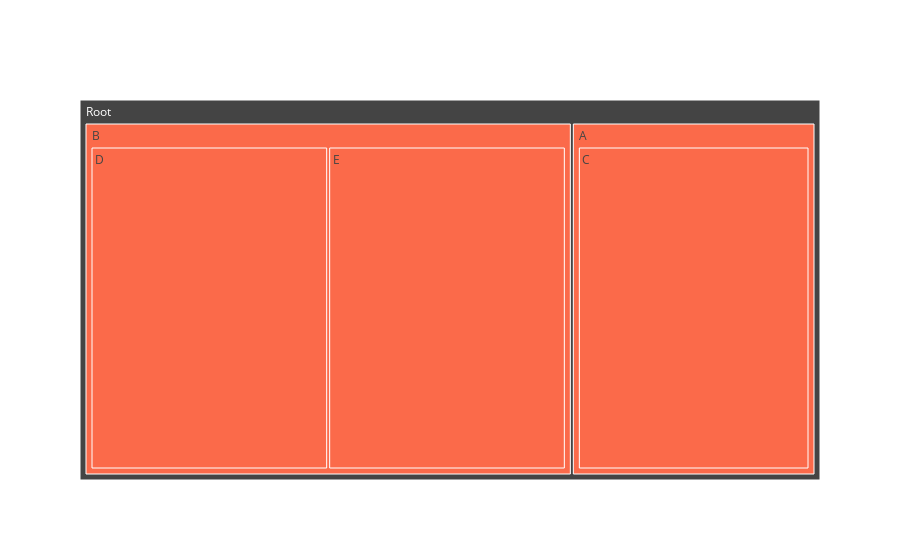

The notebook cell this image was saved under:
### Code cell
import plotly.graph_objects as go

# 创建一个数据帧，其中包含节点的标签、父节点和颜色值
df = pd.DataFrame({
    'labels': ["Root", "A", "B", "C", "D", "E"],
    'parents': ["", "Root", "Root", "A", "B", "B"],
    'values': [0, 1, 1, 1, 1, 1]
})

fig = go.Figure()

# 为根节点创建一个单独的 Treemap trace
fig.add_trace(go.Treemap(
    labels=["Root"],
    parents=[""],
    marker=dict(
        colors=['rgba(0, 0, 0, 0)'],  # 设定根节点的颜色为透明
        showscale=False
    ),
    name=""
))

# 为其它节点创建一个单独的 Treemap trace
fig.add_trace(go.Treemap(
    labels=df['labels'][1:],
    parents=df['parents'][1:],
    marker=dict(
        colors=df['values'][1:],  # 使用 'values' 列的值设定节点的颜色
        colorscale='Reds',  # 设定颜色比例尺为 'Reds'
        showscale=False
    ),
    name=""
))

fig.show()

### Figure 1 — Plotly figure (JSON) as saved in the notebook; plotly's stock layout.template omitted (floating-point values rounded to 4 significant figures)
{"data": [{"labels": ["Root"], "marker": {"colors": ["rgba(0, 0, 0, 0)"], "showscale": false}, "name": "", "parents": [""], "type": "treemap"}, {"labels": ["A", "B", "C", "D", "E"], "marker": {"colors": [1, 1, 1, 1, 1], "colorscale": [[0, "rgb(255,245,240)"], [0.125, "rgb(254,224,210)"], [0.25, "rgb(252,187,161)"], [0.375, "rgb(252,146,114)"], [0.5, "rgb(251,106,74)"], [0.625, "rgb(239,59,44)"], [0.75, "rgb(203,24,29)"], [0.875, "rgb(165,15,21)"], [1, "rgb(103,0,13)"]], "showscale": false}, "name": "", "parents": ["Root", "Root", "A", "B", "B"], "type": "treemap"}], "layout": {}}
